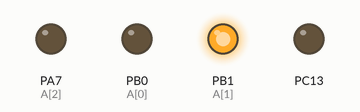
Bench run of a sketch on a simulated STM32 Blue Pill. Shown: output pins drawn as LEDs (lit = HIGH).

Above: at 0.5 s.
At 1.5 s:
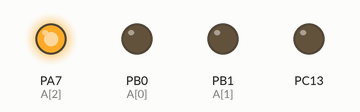
At 5.5 s:
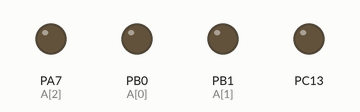
Timing chart, 0 to 6.9 s (numbered marks = the images above):
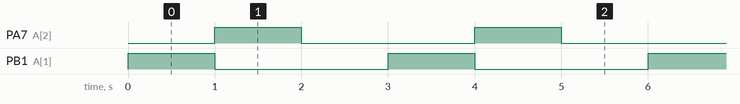

The sketch:

Switching_RGB.ino
```cpp
void setup() {
  // put your setup code here, to run once:
  pinMode(PC13, OUTPUT);
  pinMode(PB0,OUTPUT);
  pinMode(PB1,OUTPUT);
  pinMode(PA7,OUTPUT);
}

void loop() {
  // put your main code here, to run repeatedly:
  blink();
  RGB();

}
void blink()
{
  // digitalWrite(PC13,HIGH);
  // delay(500);
  digitalWrite(PC13,LOW);
  // delay(500);
}
void RGB()
{
  int A[3]={PB0,PB1,PA7};
  for(int i=1;i<=3;i++)
  {
    digitalWrite(A[i],HIGH);
    delay(1000);
    digitalWrite(A[i],LOW);
  }
}
```

Measured:
- by itself, PA7 (A[2]), PB1 (A[1]): alternates HIGH for 1.0 s and LOW for 2.0 s
- by itself, everything shown: repeats every 3.0 s, in 3 steps
